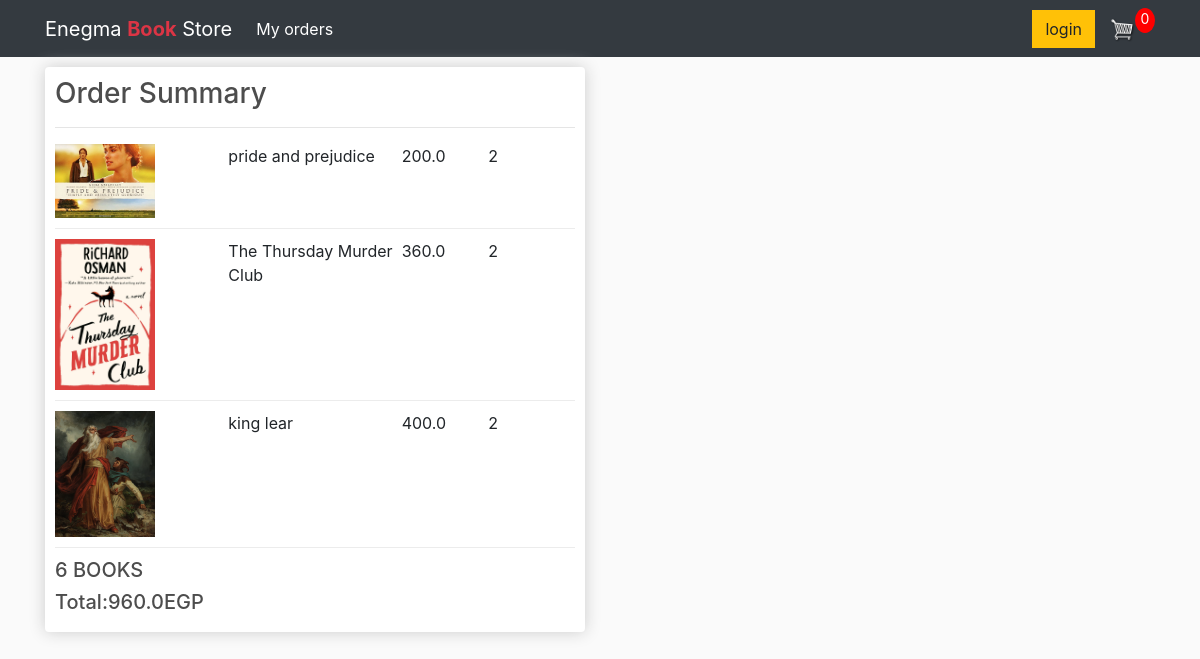
Page /myorders/order=1 on the committed database.
### library/models.py (models this page shows, shortened)
class OrderItems(models.Model):
    order = models.ForeignKey(UserOrder, on_delete=models.CASCADE)
    book = models.ForeignKey(Book, on_delete=models.CASCADE)
    quantity = models.IntegerField(null=True ,blank=True,default=0)
    total_price = models.FloatField( null=True,blank=True,default=0)
    @property
    def get_total(self):
        total = self.quantity * self.book.price
        return total

class Book(models.Model):
    category = models.ForeignKey(BookCategory, blank=True, null=True, on_delete=models.CASCADE)
    title = models.CharField(max_length=255)
    author = models.CharField(max_length=255)
    description = models.TextField(max_length=255)
    price =  models.FloatField()
    image=models.ImageField(upload_to='photos/%y/%m/%d',blank=True)

class UserOrder(models.Model):
    user = models.ForeignKey(LibraryUser, on_delete=models.CASCADE)
    address = models.ForeignKey(UserAddress, on_delete=models.CASCADE,blank=True,null=True)
    ordered_date = models.DateTimeField(auto_now_add=True)
    completed=models.BooleanField(default=False)
    date=models.DateField(auto_now_add=True,blank=True,null=True)
    @property
    def get_cart_total(self):
        OrderItems=self.orderitems_set.all()
        total = sum([item.get_total for item in OrderItems])
        return total
    @property
    def get_cart_items(self):
        OrderItems=self.orderitems_set.all()
        total= sum([item.quantity for item in OrderItems])
        return total

### library/views.py (the view)
# urls.py: path('myorders/order=<int:pk>',views.myorderdetail,name="myorderdetail"),
def myorderdetail(request,pk):
    order=UserOrder.objects.get(pk=pk)
    items=order.orderitems_set.all()
    context={"order":order,"items":items}
    return render(request,'order_detail.html',context)

### library/context_processors.py (called while the page is built)
def getcart(request):
    categ= BookCategory.objects.all()
    if request.user.is_authenticated:
        user = request.user
        order,created=UserOrder.objects.get_or_create(user=user,completed=False)
        items=order.orderitems_set.all()
        cartItems=order.get_cart_items
        useradddres=UserAddress.objects.filter(user=request.user)
    else:
        items=[]
        order = {'get_cart_total':0,'get_cart_items':0}
        cartItems=0
        useradddres=[]
    return {"items":items,"order":order,"cartItems":cartItems,"useradddres":useradddres,"category":categ}

### templates/order_detail.html
{% extends 'main.html'%}
{% block content%}
<div class="container">
<div class="row">
<div class="col-lg-6">
    <div class="box-element">
      <h3>Order Summary</h3>
      <hr />
      {%for item in items %}
      <div class="cart-row">
        <div style="flex: 2">
          <img class="row-image" src="{{item.book.image.url}}" />
        </div>
        <div style="flex: 2"><p>{{item.book.title}}</p></div>
        <div style="flex: 1"><p>{{item.get_total}}</p></div>
        <div style="flex: 1"><p>{{item.quantity}}</p></div>
      </div>
      {%endfor%}
      <h5>{{order.get_cart_items}} BOOKS</h5>
      <h5>Total:{{order.get_cart_total}}EGP</h5>
    </div>
  </div>
  </div>
</div>
{% endblock content %}

### pro/static/css/style.css (style rules this page uses)
:root { --pri-color: #0a0a0a; --sec-color: #c2412f; --text-color: #d0dddd; }
body { background-color: hsl(0, 0%, 98%); }
h1, h2, h3, h4, h5, h6 { color: hsl(0, 0%, 30%); }
.box-element { box-shadow: hsl(0, 0%, 80%) 0 0 16px; background-color: #fff; border-radius: 4px; padding: 10px; }
.col-lg-4, .col-lg-6, .col-lg-8, .col-lg-12 { margin-top: 10px; }
.row-image { width: 100px; }
.cart-row { display: flex; align-items: flex-stretch; padding-bottom: 10px; margin-bottom: 10px; border-bottom: 1px solid #ececec; }

### rows in the picture
OrderItems: book.image (picture), book "pride and prejudice", get_total "200.0", quantity "2"
OrderItems: book.image (picture), book "The Thursday Murder Club", get_total "360.0", quantity "2"
OrderItems: book.image (picture), book "king lear", get_total "400.0", quantity "2"
UserOrder: get_cart_items "6", get_cart_total "960.0"

### other values in the picture
{{ cartItems }} "0"
